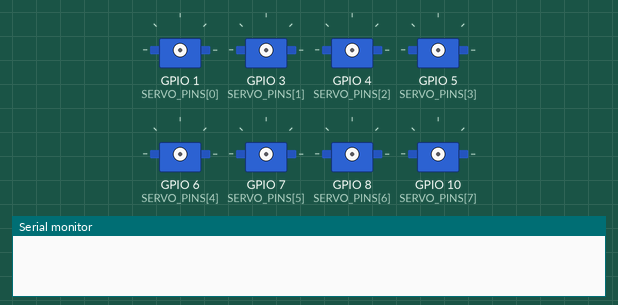
Simulated run of this sketch. Board: ESP32-S3. On the bench: 8 × servo, the last lines printed to the serial monitor. Servo pulses on a pin are drawn as a servo (544–2400 µs = 0–180°).

Above: at 0.0 s.
At 15.1 s:
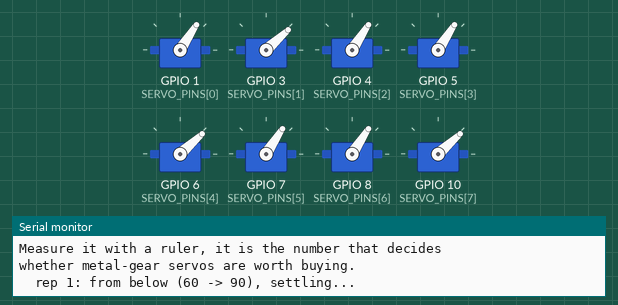
At 23.1 s:
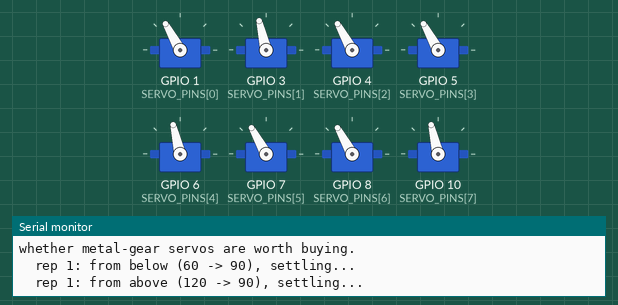
Timing chart, 0 to 40.0 s (numbered marks = the images above):
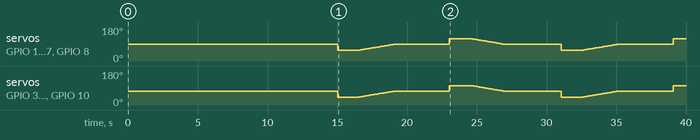

The sketch:

polyp_mech_diag_v3_5.ino
```cpp
/*
 * PROJECT: Polyp (notwled servo console)
 * DEVICE:  3x3 rig, MECHANICAL diagnostic, ESP32-S3 SuperMini
 *
 * Not an effect. A measurement.
 *
 * The firmware causes are exhausted. v2.0/v3.0 fixed the real ones
 * (10-bit PWM -> 8.1mm steps, and a channel allocator that silently killed
 * two servos). After that: raising the frame rate 50->100Hz made no visible
 * difference, and dither from 0 to +/-10us made no visible difference. A
 * +/-10us command wobble is 4.2mm at a 250mm tip and should have visibly
 * shaken the arm if the servo were tracking it. It didn't. That points away
 * from signal precision entirely and towards mechanical slop, which no
 * amount of signal work can fix.
 *
 * This sketch separates the three remaining candidates so the next spend
 * (better servos? shorter arm? stiffer arm?) is decided by evidence.
 *
 * PHASE 1  HOLD STILL (10s)
 *   Every servo commanded to a fixed 90 degrees and left there. Nothing
 *   moves in software at all.
 *   -> If the tips still twitch, drift or hunt, that is the servo's own
 *      control loop oscillating around its target. Better (digital) servos
 *      fix this. A shorter arm reduces how much you see it.
 *   -> If the tips are dead still, the servos are fine at rest and the
 *      problem only exists in motion. Go to phase 2 and 3.
 *
 * PHASE 2  BACKLASH (approach the same point from both sides)
 *   Approaches 90 degrees from below (60 -> 90), stops, holds 4s. Then
 *   approaches the SAME 90 degrees from above (120 -> 90), stops, holds 4s.
 *   Repeats.
 *   -> If the tip rests in two different places, the gap between them IS
 *      the backlash, and you can measure it with a ruler. This is slop in
 *      the gear train, amplified by arm length. No firmware fixes it.
 *      Metal-gear servos reduce it; a shorter arm reduces what you see.
 *   -> If it lands in the same spot both times, backlash isn't your problem.
 *
 * PHASE 3  SLOW CREEP, ONE SERVO (servo5, the centre)
 *   A single servo creeps 85 -> 95 degrees over 20 seconds, alone, so the
 *   stepping can be watched in isolation without seven others distracting.
 *   Commanded resolution here is 0.116 deg (0.5mm at the tip), so anything
 *   chunkier than that is the servo or the mechanics, not the signal.
 *
 * WHAT TO DO WITH THE ANSWER:
 *   The single biggest lever is ARM LENGTH, and it is free. Every error
 *   source here (deadband, backlash, hunting, resonance, quantisation) is
 *   amplified linearly by how far out you measure it. At 250mm you are
 *   magnifying all of them ~20x versus the ~12mm horn these servos are
 *   designed around. Halving the arm halves every millimetre of visible
 *   error, without changing a servo or a line of code.
 *
 * WIRING: GPIO 1,3,4,5,6,7,8,10 -> servo 1..8. GPIO 2,9,11 unused.
 */

#define VERSION "3.5"

// ---------------- CONFIG ----------------

const int SERVO_COUNT = 8;
const int SERVO_PINS[SERVO_COUNT] = {1, 3, 4, 5, 6, 7, 8, 10};
const int CREEP_SERVO = 4;   // index 4 = servo5, the centre of the grid

const float SHAFT_TO_TIP_MM = 250.0;

const int SERVO_HZ = 50;
const int RES_BITS = 14;
const int MIN_US   = 500;
const int MAX_US   = 2400;

const float HOLD_DEG = 90.0;
const unsigned long HOLD_STILL_MS = 10000;

const float BACKLASH_LOW  = 60.0;
const float BACKLASH_HIGH = 120.0;
const float BACKLASH_TARGET = 90.0;
const unsigned long BACKLASH_SETTLE_MS = 4000;
const int BACKLASH_REPS = 2;

const float CREEP_FROM = 85.0;
const float CREEP_TO   = 95.0;
const unsigned long CREEP_MS = 20000;

// servos 2,5,8 sit one spline tooth high, see v3.2
float angleTrim[SERVO_COUNT] = {0.0, -15.0, 0.0, 0.0, -15.0, 0.0, 0.0, -15.0};

// -----------------------------------------

bool attachedOk[SERVO_COUNT];
const uint32_t TICKS = 1UL << RES_BITS;

uint32_t usToDuty(float us) {
  return (uint32_t)lroundf(us * (float)TICKS / (1000000.0f / SERVO_HZ));
}

float degToUs(float deg) {
  if (deg < 0) deg = 0;
  if (deg > 180) deg = 180;
  return MIN_US + (deg / 180.0f) * (MAX_US - MIN_US);
}

void writeDeg(int i, float deg) {
  if (!attachedOk[i]) return;
  ledcWrite(SERVO_PINS[i], usToDuty(degToUs(deg + angleTrim[i])));
}

void writeAll(float deg) {
  for (int i = 0; i < SERVO_COUNT; i++) writeDeg(i, deg);
}

// glide all servos between two angles over a set duration
void glideAll(float from, float to, unsigned long ms) {
  unsigned long t0 = millis();
  unsigned long elapsed;
  while ((elapsed = millis() - t0) < ms) {
    float k = (float)elapsed / (float)ms;
    writeAll(from + (to - from) * k);
    delay(1000 / SERVO_HZ);
  }
  writeAll(to);
}

void setup() {
  Serial.begin(115200);
  delay(3000);
  Serial.printf("\nPolyp mechanical diagnostic, firmware v%s\n", VERSION);

  for (int i = 0; i < SERVO_COUNT; i++) {
    attachedOk[i] = ledcAttach(SERVO_PINS[i], SERVO_HZ, RES_BITS);
  }
  Serial.print("attached:");
  for (int i = 0; i < SERVO_COUNT; i++) {
    Serial.printf(" s%d/GPIO%d=%s", i + 1, SERVO_PINS[i],
                  attachedOk[i] ? "OK" : "FAIL");
  }
  Serial.println();

  writeAll(HOLD_DEG);
  delay(2000);
}

void loop() {
  // ---------- PHASE 1: hold dead still ----------
  Serial.println("\n== PHASE 1: HOLD STILL ==");
  Serial.println("Nothing is being commanded to move. Watch the tips.");
  Serial.println("Any twitch/drift/hum = the servo's own loop hunting.");
  writeAll(HOLD_DEG);
  delay(HOLD_STILL_MS);

  // ---------- PHASE 2: backlash, same point from both sides ----------
  Serial.println("\n== PHASE 2: BACKLASH ==");
  Serial.printf("Approaching %.0f deg from BELOW then from ABOVE.\n", BACKLASH_TARGET);
  Serial.println("If the tips rest in two different spots, that gap is backlash.");
  Serial.println("Measure it with a ruler, it is the number that decides");
  Serial.println("whether metal-gear servos are worth buying.");

  for (int rep = 0; rep < BACKLASH_REPS; rep++) {
    Serial.printf("  rep %d: from below (%.0f -> %.0f), settling...\n",
                  rep + 1, BACKLASH_LOW, BACKLASH_TARGET);
    writeAll(BACKLASH_LOW);
    delay(1500);
    glideAll(BACKLASH_LOW, BACKLASH_TARGET, 2500);
    delay(BACKLASH_SETTLE_MS);   // <-- mark where the tip sits

    Serial.printf("  rep %d: from above (%.0f -> %.0f), settling...\n",
                  rep + 1, BACKLASH_HIGH, BACKLASH_TARGET);
    writeAll(BACKLASH_HIGH);
    delay(1500);
    glideAll(BACKLASH_HIGH, BACKLASH_TARGET, 2500);
    delay(BACKLASH_SETTLE_MS);   // <-- compare against the mark
  }

  // ---------- PHASE 3: one servo, very slow ----------
  Serial.println("\n== PHASE 3: SLOW CREEP, ONE SERVO ==");
  Serial.printf("servo%d (GPIO%d) alone, %.0f -> %.0f deg over %lus.\n",
                CREEP_SERVO + 1, SERVO_PINS[CREEP_SERVO],
                CREEP_FROM, CREEP_TO, CREEP_MS / 1000);
  Serial.printf("Commanded step is 0.116 deg (%.2fmm at the tip). Anything\n",
                SHAFT_TO_TIP_MM * sinf(radians(0.1156f)));
  Serial.println("chunkier than that is mechanical, not signal.");

  writeAll(HOLD_DEG);
  delay(1000);
  writeDeg(CREEP_SERVO, CREEP_FROM);
  delay(1500);

  unsigned long t0 = millis();
  unsigned long elapsed;
  while ((elapsed = millis() - t0) < CREEP_MS) {
    float k = (float)elapsed / (float)CREEP_MS;
    writeDeg(CREEP_SERVO, CREEP_FROM + (CREEP_TO - CREEP_FROM) * k);
    delay(1000 / SERVO_HZ);
  }
  writeDeg(CREEP_SERVO, CREEP_TO);
  delay(2000);

  Serial.println("\n-- cycle complete, repeating --");
}
```
